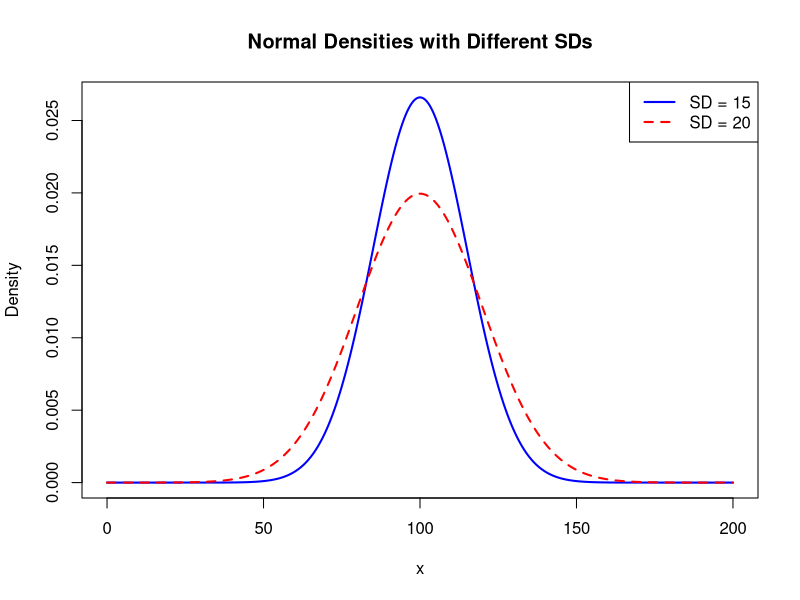
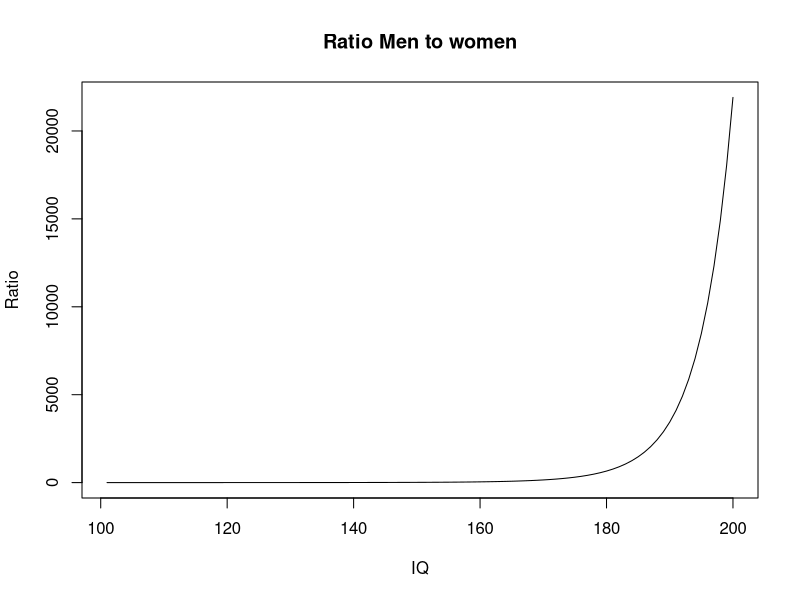
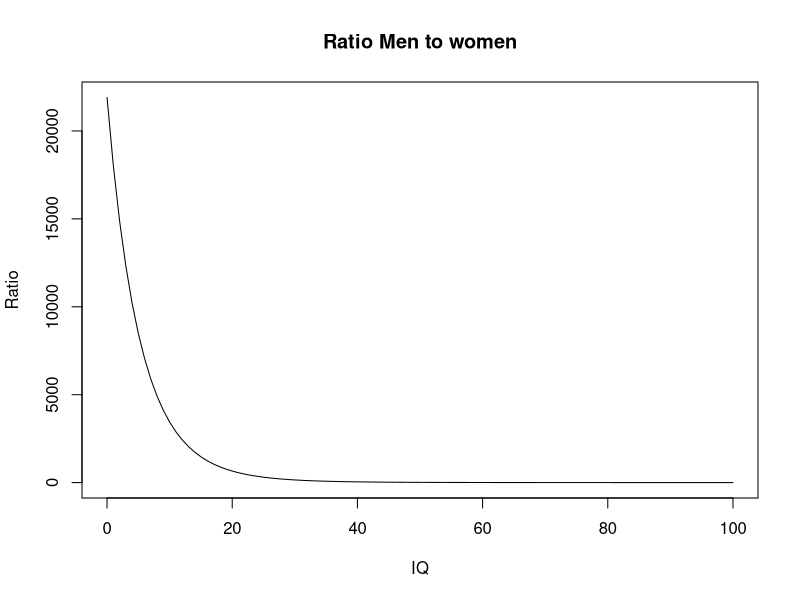
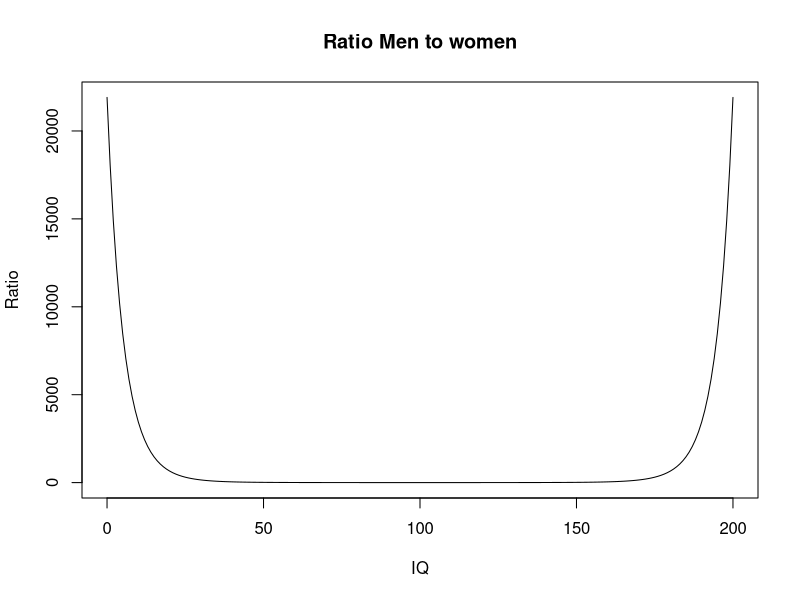
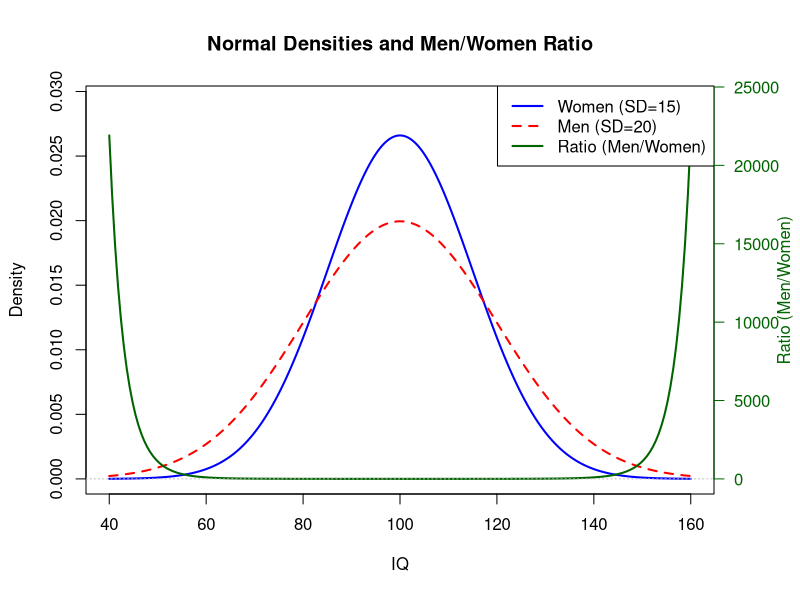

Write R code to recreate these figures, in order.
# https://www.swr.de/wissen/1000-antworten/sind-mehr-maenner-hochbegabt-102.html#:~:text=Zun%C3%A4chst%20sind%20M%C3%A4nner%20im%20Schnitt,nach%20oben%20und%20nach%20unten.
# Of course, the below is simplified should be seen as a toy example.

# Two normals with different sd---------
# Draw two normal densities with mean=100 and sd1=15, sd2=20
mean <- 100
sd1 <- 15
sd2 <- 20
x <- seq(0, 200, length.out = 500)
y1 <- dnorm(x, mean = mean, sd = sd1)
y2 <- dnorm(x, mean = mean, sd = sd2)
plot(x, y1, type = "l", col = "blue", lwd = 2, 
     ylab = "Density", xlab = "x", 
     main = "Normal Densities with Different SDs")
lines(x, y2, col = "red", lwd = 2, lty = 2)
legend("topright", legend = c("SD = 15", "SD = 20"),
       col = c("blue", "red"), lty = c(1, 2), lwd = 2)

# Ratio in high IQs----------
ratio_men_women_above_given_iq_high <- ( 1-pnorm(seq(101, 200, 1), 
                                            mean = 100, 
                                            sd = 20) )/(1-pnorm(seq(101, 200, 1), 
                                                                mean = 100, 
                                                                sd = 15))
plot(seq(101, 200, 1), ratio_men_women_above_given_iq_high,
     main = "Ratio Men to women", 
     xlab = "IQ",
     ylab = "Ratio",
     type = "l")

# Ratio in low IQs-------
ratio_men_women_above_given_iq_low <- ( pnorm(seq(0, 100, 1), 
                                          mean = 100, 
                                          sd = 20) )/(pnorm(seq(0, 100, 1), 
                                                            mean = 100, 
                                                            sd = 15))
plot(seq(0, 100, 1), ratio_men_women_above_given_iq_low, 
     main = "Ratio Men to women", 
     xlab = "IQ",
     ylab = "Ratio",
     type = "l")

# combine:
plot(seq(0, 200, 1), c(ratio_men_women_above_given_iq_low,
                       ratio_men_women_above_given_iq_high),
     main = "Ratio Men to women", 
     xlab = "IQ",
     ylab = "Ratio",
     type = "l")


# all into one plot:--------
mean <- 100
sd1 <- 15  # women
sd2 <- 20  # men
x_density <- seq(40, 160, length.out = 500)
x_ratio <- seq(0, 200, 1)

# Densities
y1 <- dnorm(x_density, mean = mean, sd = sd1)  # women
y2 <- dnorm(x_density, mean = mean, sd = sd2)  # men

# Ratio of men to women (tail probabilities)
ratio <- (1 - pnorm(x_ratio, mean = mean, sd = sd2)) / 
  (1 - pnorm(x_ratio, mean = mean, sd = sd1))
ratio[x_ratio <= mean] <- pnorm(x_ratio[x_ratio <= mean], mean = mean, sd = sd2) / 
  pnorm(x_ratio[x_ratio <= mean], mean = mean, sd = sd1)

# Adjust y-limits for density (this is the fix!)
ylim_density <- c(0, max(c(y1, y2)) * 1.1)

# Plot setup
par(mar = c(5, 4, 4, 4) + 0.3)  # Extra space for right axis

# Plot densities
plot(x_density, y1, type = "l", lwd = 2, col = "blue",
     xlab = "IQ", ylab = "Density",
     ylim = ylim_density,
     main = "Normal Densities and Men/Women Ratio")
lines(x_density, y2, col = "red", lwd = 2, lty = 2)

# Add ratio on right axis
par(new = TRUE)
plot(x_ratio, ratio, type = "l", lwd = 2, col = "darkgreen",
     axes = FALSE, xlab = "", ylab = "", ylim = c(0, max(ratio) * 1.1))
axis(side = 4, col = "darkgreen", col.axis = "darkgreen", las = 1)
mtext("Ratio (Men/Women)", side = 4, line = 3, col = "darkgreen")
abline(h = 1, col = "gray", lty = 3)

# Legend
legend("topright",
       legend = c("Women (SD=15)", "Men (SD=20)", "Ratio (Men/Women)"),
       col = c("blue", "red", "darkgreen"),
       lty = c(1, 2, 1), lwd = 2)
